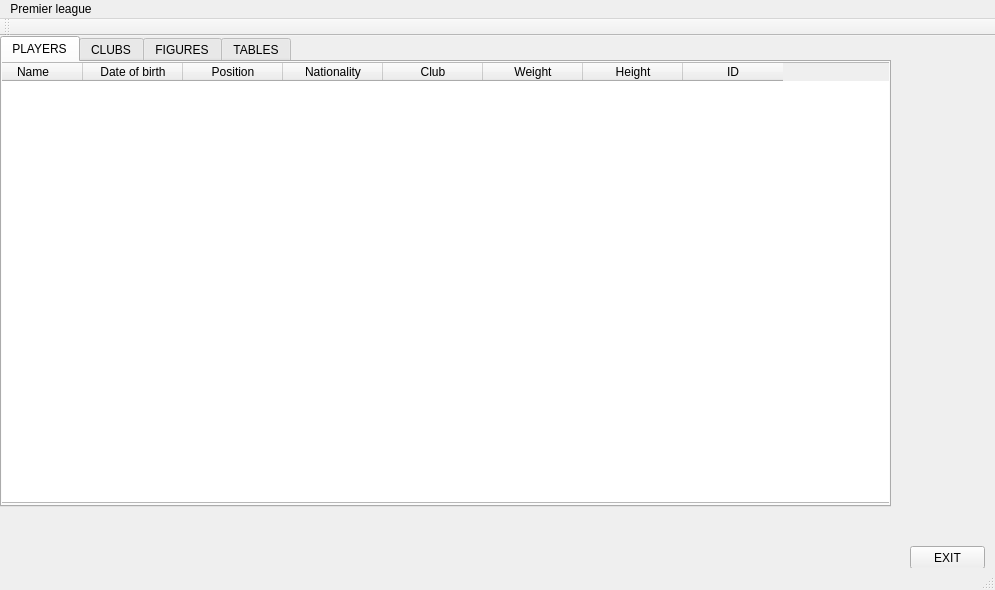
<?xml version="1.0" encoding="UTF-8"?>
<ui version="4.0">
 <class>MainWindow</class>
 <widget class="QMainWindow" name="MainWindow">
  <property name="geometry">
   <rect>
    <x>0</x>
    <y>0</y>
    <width>995</width>
    <height>590</height>
   </rect>
  </property>
  <property name="windowTitle">
   <string>MainWindow</string>
  </property>
  <widget class="QWidget" name="centralWidget">
   <widget class="QTabWidget" name="tabWidget">
    <property name="geometry">
     <rect>
      <x>0</x>
      <y>0</y>
      <width>891</width>
      <height>471</height>
     </rect>
    </property>
    <property name="contextMenuPolicy">
     <enum>Qt::PreventContextMenu</enum>
    </property>
    <property name="currentIndex">
     <number>0</number>
    </property>
    <widget class="QWidget" name="tab">
     <attribute name="title">
      <string>PLAYERS</string>
     </attribute>
     <widget class="QTableWidget" name="tableWidget">
      <property name="geometry">
       <rect>
        <x>-20</x>
        <y>0</y>
        <width>911</width>
        <height>441</height>
       </rect>
      </property>
      <column>
       <property name="text">
        <string>Name</string>
       </property>
      </column>
      <column>
       <property name="text">
        <string>Date of birth</string>
       </property>
      </column>
      <column>
       <property name="text">
        <string>Position</string>
       </property>
      </column>
      <column>
       <property name="text">
        <string>Nationality</string>
       </property>
      </column>
      <column>
       <property name="text">
        <string>Club</string>
       </property>
      </column>
      <column>
       <property name="text">
        <string>Weight</string>
       </property>
      </column>
      <column>
       <property name="text">
        <string>Height</string>
       </property>
      </column>
      <column>
       <property name="text">
        <string>ID</string>
       </property>
      </column>
     </widget>
     <widget class="QWidget" name="verticalLayoutWidget_3">
      <property name="geometry">
       <rect>
        <x>270</x>
        <y>250</y>
        <width>628</width>
        <height>80</height>
       </rect>
      </property>
      <layout class="QVBoxLayout" name="verticalLayout_4"/>
     </widget>
    </widget>
    <widget class="QWidget" name="tab_2">
     <attribute name="title">
      <string>CLUBS</string>
     </attribute>
     <widget class="QListView" name="listView">
      <property name="geometry">
       <rect>
        <x>0</x>
        <y>0</y>
        <width>256</width>
        <height>192</height>
       </rect>
      </property>
     </widget>
    </widget>
    <widget class="QWidget" name="tab_3">
     <attribute name="title">
      <string>FIGURES</string>
     </attribute>
     <widget class="QTableWidget" name="tableWidget_2">
      <property name="geometry">
       <rect>
        <x>20</x>
        <y>110</y>
        <width>581</width>
        <height>221</height>
       </rect>
      </property>
     </widget>
     <widget class="QWidget" name="verticalLayoutWidget">
      <property name="geometry">
       <rect>
        <x>170</x>
        <y>10</y>
        <width>151</width>
        <height>51</height>
       </rect>
      </property>
      <layout class="QVBoxLayout" name="verticalLayout">
       <item>
        <widget class="QLineEdit" name="lineEdit">
         <property name="text">
          <string>SORT BY MONTH</string>
         </property>
        </widget>
       </item>
       <item>
        <widget class="QComboBox" name="comboBox_2">
         <property name="editable">
          <bool>true</bool>
         </property>
         <property name="currentText">
          <string>January</string>
         </property>
         <item>
          <property name="text">
           <string>January</string>
          </property>
         </item>
         <item>
          <property name="text">
           <string>Febuary</string>
          </property>
         </item>
        </widget>
       </item>
      </layout>
     </widget>
     <widget class="QWidget" name="verticalLayoutWidget_2">
      <property name="geometry">
       <rect>
        <x>0</x>
        <y>10</y>
        <width>161</width>
        <height>51</height>
       </rect>
      </property>
      <layout class="QVBoxLayout" name="verticalLayout_2">
       <item>
        <widget class="QLineEdit" name="lineEdit_2">
         <property name="text">
          <string>SORT BY CLUBS</string>
         </property>
        </widget>
       </item>
       <item>
        <widget class="QComboBox" name="comboBox">
         <property name="editable">
          <bool>true</bool>
         </property>
         <property name="currentText">
          <string>Arsenal</string>
         </property>
         <item>
          <property name="text">
           <string>Arsenal</string>
          </property>
         </item>
         <item>
          <property name="text">
           <string>Aston Villa</string>
          </property>
         </item>
         <item>
          <property name="text">
           <string>AFC Bournemouth</string>
          </property>
         </item>
         <item>
          <property name="text">
           <string>Brighton and Hove Albion</string>
          </property>
         </item>
         <item>
          <property name="text">
           <string>Burnley</string>
          </property>
         </item>
         <item>
          <property name="text">
           <string>Chelsea</string>
          </property>
         </item>
         <item>
          <property name="text">
           <string>Crystal Palace</string>
          </property>
         </item>
         <item>
          <property name="text">
           <string>Everton</string>
          </property>
         </item>
         <item>
          <property name="text">
           <string>Leicester City</string>
          </property>
         </item>
         <item>
          <property name="text">
           <string>Liverpool</string>
          </property>
         </item>
         <item>
          <property name="text">
           <string>Manchester City</string>
          </property>
         </item>
         <item>
          <property name="text">
           <string>Manchester United</string>
          </property>
         </item>
         <item>
          <property name="text">
           <string>Newcastle United</string>
          </property>
         </item>
         <item>
          <property name="text">
           <string>Norwich City</string>
          </property>
         </item>
         <item>
          <property name="text">
           <string>Sheffield United</string>
          </property>
         </item>
         <item>
          <property name="text">
           <string>Southampton</string>
          </property>
         </item>
         <item>
          <property name="text">
           <string>Tottenham Hotspur</string>
          </property>
         </item>
         <item>
          <property name="text">
           <string>Watford</string>
          </property>
         </item>
         <item>
          <property name="text">
           <string>West Ham United</string>
          </property>
         </item>
         <item>
          <property name="text">
           <string>Wolverhampton Wanderers</string>
          </property>
         </item>
        </widget>
       </item>
      </layout>
     </widget>
    </widget>
    <widget class="QWidget" name="tab_4">
     <attribute name="title">
      <string>TABLES</string>
     </attribute>
     <widget class="QTableView" name="tableView">
      <property name="geometry">
       <rect>
        <x>0</x>
        <y>0</y>
        <width>611</width>
        <height>361</height>
       </rect>
      </property>
     </widget>
    </widget>
   </widget>
   <widget class="QPushButton" name="pushButton">
    <property name="geometry">
     <rect>
      <x>910</x>
      <y>510</y>
      <width>75</width>
      <height>23</height>
     </rect>
    </property>
    <property name="text">
     <string>EXIT</string>
    </property>
   </widget>
  </widget>
  <widget class="QToolBar" name="mainToolBar">
   <attribute name="toolBarArea">
    <enum>TopToolBarArea</enum>
   </attribute>
   <attribute name="toolBarBreak">
    <bool>false</bool>
   </attribute>
  </widget>
  <widget class="QStatusBar" name="statusBar"/>
  <widget class="QMenuBar" name="menuBar">
   <property name="geometry">
    <rect>
     <x>0</x>
     <y>0</y>
     <width>995</width>
     <height>21</height>
    </rect>
   </property>
   <widget class="QMenu" name="menuPremier_league">
    <property name="title">
     <string>Premier league</string>
    </property>
   </widget>
   <addaction name="menuPremier_league"/>
  </widget>
 </widget>
 <layoutdefault spacing="6" margin="11"/>
 <resources/>
 <connections/>
</ui>
